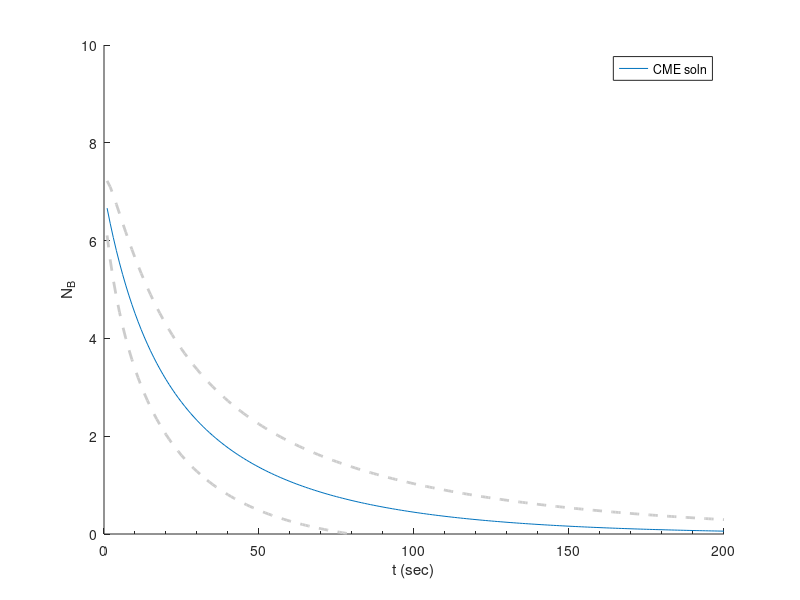

The MATLAB source for this figure:
% Compute PDF of 2nd order rx from CME solution (HOMOGENEOUS POPULATION). 
% Probability expression is Equation 2.99 (p. 68) from reference: (book section)
% Lecca, P. et al. in Deterministic Versus Stochastic Modelling ...
% in Biochemistry and Systems Biology, pp. 35–82 (2013).

% Author: Alex Plakantonakis,   Copyright (c) 2019-2024.           License: GNU GPLv3

k = 0.005;
agents = 10;
Ao = agents;                    Bo = ceil(0.7*agents);      % B is limiting!  
Co = 0;
Z = Ao - Bo;
t = 1:200;
tau = k*t;

P = zeros(Bo+1,size(t,2));

for x = 0:Bo
    sum = 0;
    for n = x:Bo
        temp = (-1)^(n-x) * (Z+2*n)*factorial(Z+x+n-1) ...
            / ( factorial(Bo-n)*factorial(n-x)*factorial(Ao+n) ) .* exp(-n*(Z+n).*tau);
        sum = sum + temp;
    end

    P(x+1,:) = factorial(Ao) * factorial(Bo) / (factorial(Z+x)*factorial(x)) * sum;
end

clear x n sum temp;
%% Plot PDF of population size of B at time ts
ts = 200;
bar(0:Bo,P(:,ts));
xlabel(['N_B(' num2str(ts) ' sec)']);             ylabel('P_{N_B}');

%% Calculate 1st moment (expectation value) and 2nd moment (variance)
E = zeros(1,size(t,2));                 V = zeros(1,size(t,2));

for a=1:size(t,2)
   for n=0:Bo
      E(1,a) = E(1,a) + n * P(n+1,a); 
      V(1,a) = V(1,a) + n^2 * P(n+1,a); 
   end
end

Var = V - E.^2;
sigma = sqrt(Var);                    % calculate standard deviation

clear a n;
%% Plot 
plot(E);                                                                hold on;
plot(E + sigma,'LineStyle','--','Color',[0.8 0.8 0.8],'LineWidth',2);
plot(E - sigma,'LineStyle','--','Color',[0.8 0.8 0.8],'LineWidth',2);
xlabel('t (sec)');                  ylabel('N_B');                      hold off;
% axis tight;                         
axis([0 max(t) 0 10]);
set(gca,'XMinorTick','on','Box','off');
legend('CME soln');

%% Plot normalized time trajectory
nE = E/Bo;                          % normalize
nsigma = sigma / Bo;                % normalize

% plot(nE);                                                                hold on;
% plot(nE + nsigma,'LineStyle','--','Color',[0.8 0.8 0.8],'LineWidth',2);
% plot(nE - nsigma,'LineStyle','--','Color',[0.8 0.8 0.8],'LineWidth',2);
% xlabel('t (sec)');                  ylabel('fraction of N_B');           hold off;
% axis tight;                         % axis([0 max(t) 0 1]);
% set(gca,'XMinorTick','on','Box','off');
